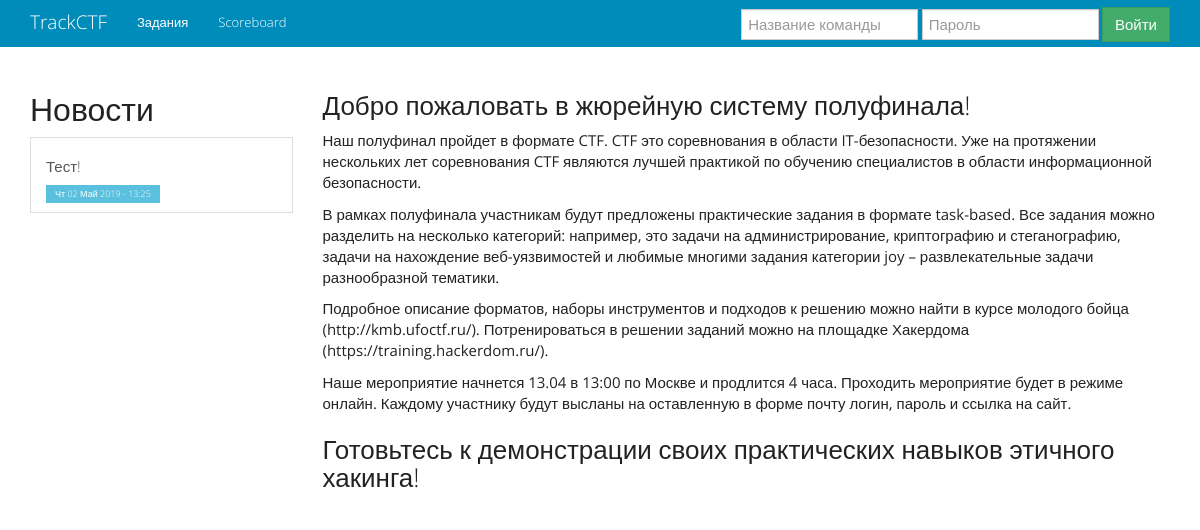
Before: / with the older database file.
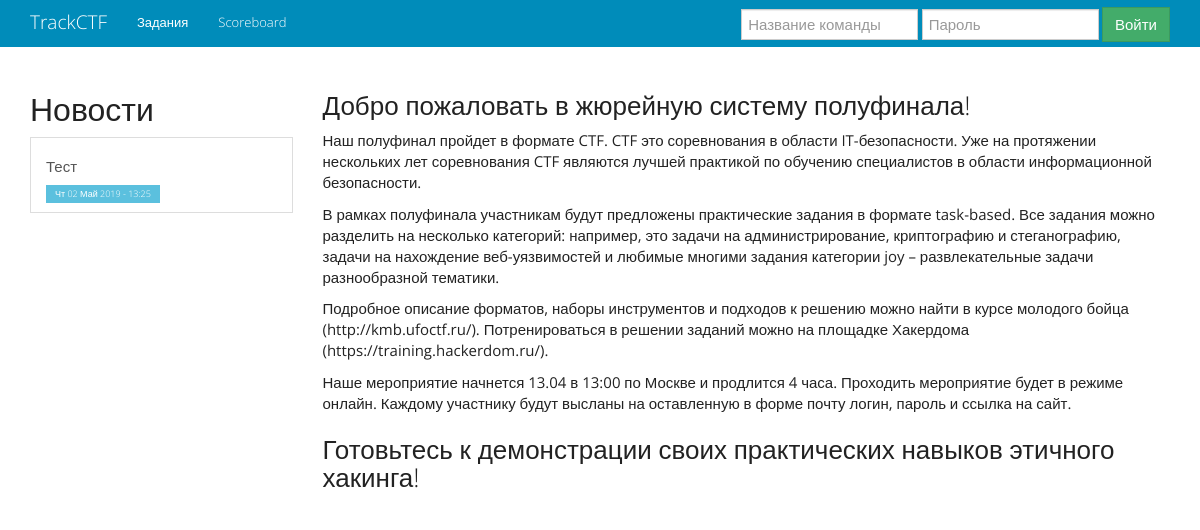
After: the same page with the newer database file.
### scorry_board/models.py (models this page shows)
class News(models.Model):
    title = models.CharField(max_length=50, name="title", verbose_name="Заголовок новости")
    text = models.TextField(name="text", verbose_name="Текст новости")
    create_date = models.DateTimeField(auto_now_add=True)
    def __str__(self):
        return self.title
    class Meta:
        ordering = ('create_date',)
        verbose_name_plural = "News"

### scorry_board/views.py (the view)
# urls.py: urlpatterns = [url(r'^$', views.index, name="scorry_index"),
def index(request):
    if request.method == "GET":
        return TemplateResponse(request, "index.html")
    else:
        return HttpResponseNotFound

### scorry_board/templatetags/scorry_tags.py (called while the page is built)
@register.inclusion_tag("includes/news.html")
def news_block():
    try:
        news = News.objects.all().order_by('create_date').reverse()
    except News.DoesNotExist:
        news = []
    return {"news_list": news}

### templates/index.html (shortened to what this page needs)
{% extends "main.html" %}
{% block main_content %}
<h3>Добро пожаловать в жюрейную систему полуфинала!</h3>
<p>Наш полуфинал пройдет в формате CTF. CTF это соревнования в области IT-безопасности. Уже на протяжении нескольких лет соревнования CTF являются лучшей практикой по обучению специалистов в области информационной безопасности.</p>
<p>В рамках полуфинала участникам будут предложены практические задания в формате task-based. Все задания можно разделить на несколько категорий: например, это задачи на администрирование, криптографию и стеганографию, задачи на нахождение веб-уязвимостей и любимые многими задания категории joy – развлекательные задачи разнообразной тематики. </p>
<p>Подробное описание форматов, наборы инструментов и подходов к решению можно найти в курсе молодого бойца (http://kmb.ufoctf.ru/). Потренироваться в решении заданий можно на площадке Хакердома (https://training.hackerdom.ru/).</p>
<p>Наше мероприятие начнется 13.04 в 13:00 по Москве и продлится 4 часа. Проходить мероприятие будет в режиме онлайн. Каждому участнику будут высланы на оставленную в форме почту логин, пароль и ссылка на сайт.</p>
<h3>Готовьтесь к демонстрации своих практических навыков этичного хакинга!</h3>
{% endblock %}

### templates/includes/news.html
<h2>Новости</h2>
<div class="list-group">
{% for article in news_list%}
            <a class="list-group-item" href="{% url 'scorry_news' article.pk %}">
                <h5>{{ article }}</h5>
                <span class="label label-info">
                    {{ article.create_date | date:"D d M Y - H:i" }}
                </span>
            </a>
{% endfor %}
</div>

Changed rows visible on the page:
changed News: title "Тест!" → "Тест"
